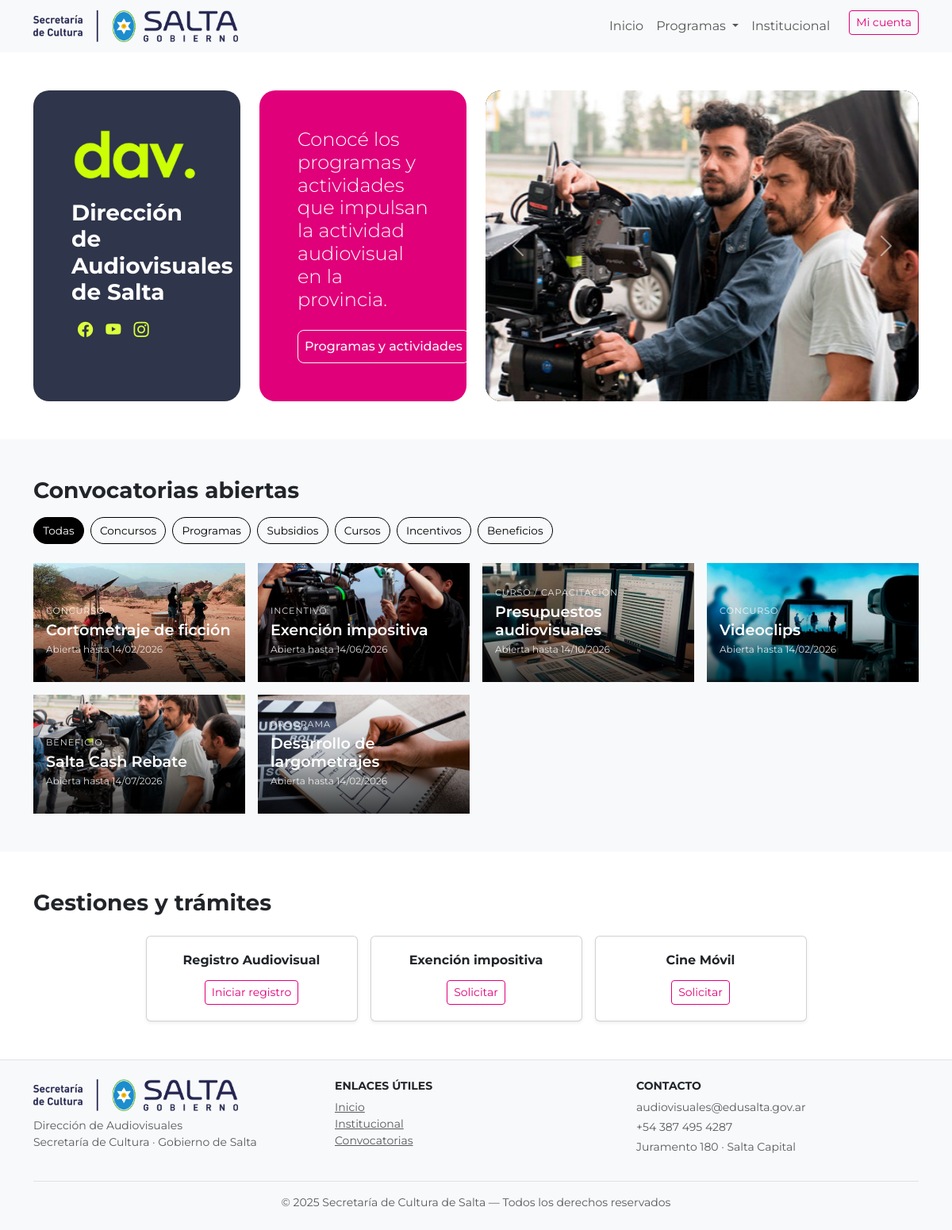
/, run on an earlier commit of the app's database.
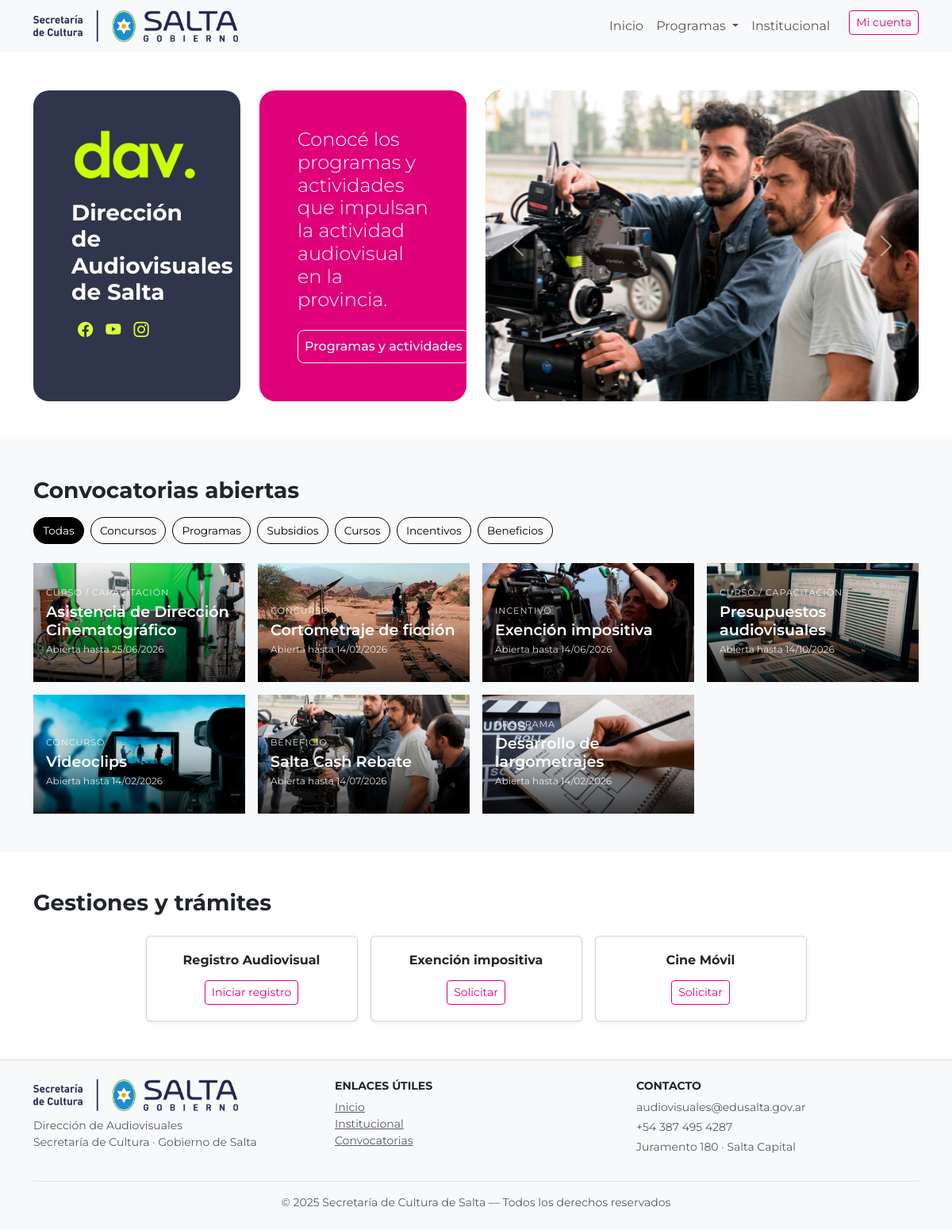
And on a later commit of the database.
### convocatorias/models.py (models this page shows, shortened)
class Convocatoria(models.Model):
    titulo = models.CharField(max_length=200)
    slug = models.SlugField(unique=True, blank=True)
    descripcion_corta = models.TextField(blank=True)
    descripcion_larga = models.TextField(blank=True)
    url_curso = models.URLField(
        "URL del curso asincrónico",
        blank=True,
        null=True,
        help_text="Solo completar si el curso es asincrónico."
    )
    categoria = models.CharField(max_length=20, choices=CATEGORIAS)
    tematica_genero = models.CharField(max_length=200, blank=True)
    linea = models.CharField(max_length=20, choices=LINEAS)
    requisitos = models.TextField(blank=True)
    beneficios = models.TextField(blank=True)
    bases_pdf = models.FileField(
        upload_to="convocatorias/bases/",
        blank=True,
        null=True
    )
    imagen = models.ImageField(
        upload_to="convocatorias/img/",
        blank=True,
        null=True
    )
    fecha_inicio = models.DateField()
    fecha_fin = models.DateField()
    bloque_personas = models.CharField(
        max_length=20,
        choices=BLOQUE_PERSONAS_TITULO,
        default="JURADO"
    )
    jurado1_nombre = models.CharField(max_length=200, blank=True)
    jurado1_foto = models.ImageField(upload_to="convocatorias/jurados/", blank=True, null=True)
    jurado1_bio = models.TextField(blank=True)
    jurado2_nombre = models.CharField(max_length=200, blank=True)
    jurado2_foto = models.ImageField(upload_to="convocatorias/jurados/", blank=True, null=True)
    jurado2_bio = models.TextField(blank=True)
    jurado3_nombre = models.CharField(max_length=200, blank=True)
    jurado3_foto = models.ImageField(upload_to="convocatorias/jurados/", blank=True, null=True)
    jurado3_bio = models.TextField(blank=True)
    orden = models.PositiveIntegerField(default=0)
    url_destino = models.CharField(max_length=300, blank=True)
    class Meta:
        ordering = ["orden", "-fecha_inicio"]

### sitio_publico/views.py (the view)
# urls.py: path("", views.inicio, name="inicio"),
def inicio(request):
    hoy = timezone.now().date()
    categoria = request.GET.get("categoria")
    convocatorias_vigentes = Convocatoria.objects.filter(
        fecha_inicio__lte=hoy,
        fecha_fin__gte=hoy,
    )
    if categoria:
        convocatorias_vigentes = convocatorias_vigentes.filter(
            categoria=categoria
        )
    return render(
        request,
        "sitio_publico/inicio.html",
        {
            "vigentes": convocatorias_vigentes
        }
    )

### sitio_publico/templates/sitio_publico/inicio.html (shortened to what this page needs)
{% extends "sitio_publico/base.html" %}
{% load static %}
{% block layout %}
<section class="hero-section py-5">
  <div class="container">
    <div class="row g-4">
      <div class="col-lg-3">
        <div class="hero-card-left p-4 p-lg-5 h-100">
          <img
            src="{% static 'sitio_publico/img/dav.png' %}"
            class="d-block w-100 hero-img2 mb-3"
            alt="Dirección de Audiovisuales de Salta"
          />
          <h3 class="fw-bold mb-3 text-white">
            Dirección de Audiovisuales de Salta
          </h3>
          <div class="redes mt-3">
            <a
              href="https://web.facebook.com/davsalta"
              target="_blank"
              rel="noopener noreferrer"
              class="mx-2 redes-icon"
              aria-label="Facebook"
            >
              <i class="bi bi-facebook"></i>
            </a>
            <a
              href="http://www.youtube.com/@Direcci%C3%B3ndeAudiovisualesSalta"
              target="_blank"
              rel="noopener noreferrer"
              class="mx-2 redes-icon"
              aria-label="YouTube"
            >
              <i class="bi bi-youtube"></i>
            </a>
            <a
              href="https://www.instagram.com/direccion.audiovisuales.salta"
              target="_blank"
              rel="noopener noreferrer"
              class="mx-2 redes-icon"
              aria-label="Instagram"
            >
              <i class="bi bi-instagram"></i>
            </a>
          </div>
        </div>
      </div>
      <div class="col-lg-3">
        <div class="hero-card-center p-4 p-lg-5 h-100 d-flex flex-column justify-content-between">
          <h4 class="fw-light text-white mb-4">
            Conocé los programas y actividades que impulsan la actividad
            audiovisual en la provincia.
          </h4>
          <div>
            <a
              href="{% url 'sitio_publico:programas' %}"
              class="btn btn-outline-light btn-lg boton-programa"
            >
              Programas y actividades
            </a>
          </div>
        </div>
      </div>
      <div class="col-lg-6">
        <div class="hero-card-right h-100">
          <div
            id="heroCarousel"
            class="carousel slide h-100"
            data-bs-ride="carousel"
          >
            <div class="carousel-inner h-100">
              <div class="carousel-item active h-100">
                <img
                  src="{% static 'sitio_publico/img/cash-rebate.jpg' %}"
                  class="d-block w-100 hero-img"
                  alt="Cash Rebate"
                />
              </div>
            </div>
            <button
              class="carousel-control-prev"
              type="button"
              data-bs-target="#heroCarousel"
              data-bs-slide="prev"
            >
              <span class="carousel-control-prev-icon"></span>
            </button>
            <button
              class="carousel-control-next"
              type="button"
              data-bs-target="#heroCarousel"
              data-bs-slide="next"
            >
              <span class="carousel-control-next-icon"></span>
            </button>
          </div>
        </div>
      </div>
    </div>
  </div>
</section>
<section class="py-5 bg-light">
  <div class="container">
    <h3 class="fw-bold mb-3">Convocatorias abiertas</h3>
    <div class="mb-4 d-flex flex-wrap gap-2 filtros-convocatorias">
      <a href="?" class="filtro {% if not request.GET.categoria %}active{% endif %}">Todas</a>
      <a href="?categoria=CONCURSO" class="filtro {% if request.GET.categoria == 'CONCURSO' %}active{% endif %}">Concursos</a>
      <a href="?categoria=PROGRAMA" class="filtro {% if request.GET.categoria == 'PROGRAMA' %}active{% endif %}">Programas</a>
      <a href="?categoria=SUBSIDIO" class="filtro {% if request.GET.categoria == 'SUBSIDIO' %}active{% endif %}">Subsidios</a>
      <a href="?categoria=CURSO" class="filtro {% if request.GET.categoria == 'CURSO' %}active{% endif %}">Cursos</a>
      <a href="?categoria=INCENTIVO" class="filtro {% if request.GET.categoria == 'INCENTIVO' %}active{% endif %}">Incentivos</a>
      <a href="?categoria=BENEFICIO" class="filtro {% if request.GET.categoria == 'BENEFICIO' %}active{% endif %}">Beneficios</a>
    </div>
    {% if vigentes %}
      <div class="row g-3">
        {% for c in vigentes %}
          <div class="col-md-6 col-lg-3">
            <a
              href="{% url 'convocatorias:convocatoria_detalle' c.slug %}"
              class="convocatoria-card-mubi"
            >
              {% if c.imagen %}
                <img src="{{ c.imagen.url }}" alt="{{ c.titulo }}">
              {% else %}
                <div class="convocatoria-placeholder"></div>
              {% endif %}
              <div class="overlay">
                <span class="categoria">{{ c.get_categoria_display }}</span>
                <h5 class="titulo">{{ c.titulo }}</h5>
                <p class="fecha">
                  Abierta hasta {{ c.fecha_fin|date:"d/m/Y" }}
                </p>
              </div>
            </a>
          </div>
        {% endfor %}
      </div>
    {% else %}
      <div class="alert alert-light border text-muted">
        No hay convocatorias abiertas en esta categoría en este momento.
      </div>
    {% endif %}
  </div>
</section>
<section class="py-5">
  <div class="container justify-content-center">
    <h3 class="fw-bold mb-4">Gestiones y trámites</h3>
    <div class="row g-3 justify-content-center">
      <div class="col-sm-6 col-lg-3">
        <div class="card h-100 text-center shadow-sm">
          <div class="card-body">
            <h6 class="fw-bold mb-3">Registro Audiovisual</h6>
            <a
              href="{% url 'registro_audiovisual:seleccionar_tipo_registro' %}"
              class="btn btn-outline-primary btn-sm"
            >
              Iniciar registro
            </a>
          </div>
        </div>
      </div>
      <div class="col-sm-6 col-lg-3">
        <div class="card h-100 text-center shadow-sm">
          <div class="card-body">
            <h6 class="fw-bold mb-3">Exención impositiva</h6>
            <a
              href="http://127.0.0.1:8000/convocatorias/exencion-impositiva/"
              class="btn btn-outline-primary btn-sm"
            >
              Solicitar
            </a>
          </div>
        </div>
      </div>
      <div class="col-sm-6 col-lg-3">
        <div class="card h-100 text-center shadow-sm">
          <div class="card-body">
            <h6 class="fw-bold mb-3">Cine Móvil</h6>
            <a href="https://docs.google.com/forms/d/1dUELTaF8F3UWd1FT9o-lvkoofWsxZ4aF2kbB8rCAAGo/edit" class="btn btn-outline-primary btn-sm">Solicitar</a>
          </div>
        </div>
      </div>
    </div>
  </div>
</section>
{% endblock %}

### sitio_publico/templates/sitio_publico/base.html (shortened to what this page needs)
<!DOCTYPE html>
<html lang="es">
  <head>
    {% load static %}
    <link
      href="https://cdn.jsdelivr.net/npm/bootstrap@5.3.2/dist/css/bootstrap.min.css"
      rel="stylesheet"
    />
    <link
      rel="stylesheet"
      href="https://cdn.jsdelivr.net/npm/bootstrap-icons@1.11.1/font/bootstrap-icons.css"
    />
    <link rel="stylesheet" href="{% static 'sitio_publico/css/bootstrap_personalizado.css' %}" />
    <link rel="stylesheet" href="{% static 'sitio_publico/css/main.css' %}" />
    <link rel="stylesheet" href="{% static 'sitio_publico/css/ui.css' %}" />
  </head>
  <body>
    <nav class="navbar navbar-expand-lg navbar-light bg-light">
      <div class="container">
        <a class="navbar-brand d-flex align-items-center" href="{% url 'sitio_publico:inicio' %}">
          <img
            src="{% static 'sitio_publico/img/SEC DE CULTURA - AZUL.png' %}"
            alt="Secretaría de Cultura, Gobierno de Salta"
            style="height: 40px"
          />
        </a>
        <div class="collapse navbar-collapse" id="navbarToggler">
          <ul class="navbar-nav ms-auto mb-2 mb-lg-0">
            <li class="nav-item">
              <a class="nav-link" href="{% url 'sitio_publico:inicio' %}">Inicio</a>
            </li>
            <li class="nav-item dropdown">
              <a
                class="nav-link dropdown-toggle"
                href="#"
                role="button"
                data-bs-toggle="dropdown"
                aria-expanded="false"
              >
                Programas
              </a>
            </li>
            <li class="nav-item">
              <a class="nav-link" href="{% url 'sitio_publico:institucional' %}">
                Institucional
              </a>
            </li>
            {% if user.is_authenticated %}
              <li class="nav-item ms-3">
                <a class="btn btn-primary btn-sm" href="{% url 'usuarios:redireccion_post_login' %}">
                  Mi cuenta
                </a>
              </li>
              <li class="nav-item ms-2">
                <a class="btn btn-outline-primary btn-sm" href="{% url 'usuarios:logout' %}">
                  Salir
                </a>
              </li>
            {% else %}
              <li class="nav-item ms-3">
                <a class="btn btn-outline-primary btn-sm" href="{% url 'usuarios:redireccion_post_login' %}">
                  Mi cuenta
                </a>
              </li>
            {% endif %}
          </ul>
        </div>
      </div>
    </nav>
    {% block layout %}{% endblock %}
    <footer class="footer mt-auto py-4 bg-light border-top">
      <div class="container">
        <div class="row">
          <div class="col-md-4 mb-3">
            <img src="{% static 'sitio_publico/img/SEC DE CULTURA - AZUL.png' %}" style="height: 40px" />
            <p class="small text-muted mt-2">
              Dirección de Audiovisuales<br />
              Secretaría de Cultura · Gobierno de Salta
            </p>
          </div>
          <div class="col-md-4 mb-3">
            <h6 class="text-uppercase fw-bold small">Enlaces útiles</h6>
            <ul class="list-unstyled small">
              <li><a href="{% url 'sitio_publico:inicio' %}" class="text-muted">Inicio</a></li>
              <li><a href="{% url 'sitio_publico:institucional' %}" class="text-muted">Institucional</a></li>
              <li><a href="{% url 'convocatorias:convocatorias_home' %}" class="text-muted">Convocatorias</a></li>
            </ul>
          </div>
          <div class="col-md-4 mb-3">
            <h6 class="text-uppercase fw-bold small">Contacto</h6>
            <p class="small text-muted mb-1">audiovisuales@edusalta.gov.ar</p>
            <p class="small text-muted mb-1">+54 387 495 4287</p>
            <p class="small text-muted">Juramento 180 · Salta Capital</p>
          </div>
        </div>
        <div class="text-center pt-3 border-top small text-muted">
          © {% now "Y" %} Secretaría de Cultura de Salta — Todos los derechos reservados
        </div>
      </div>
    </footer>
  </body>
</html>

### sitio_publico/static/sitio_publico/css/main.css (style rules this page uses)
html, body { font-family: 'Montserrat', sans-serif; }
.hero-card-left, .hero-card-center, .hero-card-right { border-radius: 20px; overflow: hidden; }
.hero-card-right { height: 350px; background: #000; }
.hero-card-left { background: #2f354a; color: #fff; }
.hero-card-center { background: var(--bs-primary); color: #fff; }
#heroCarousel, #heroCarousel .carousel-inner, #heroCarousel .carousel-item { height: 100%; }
#heroCarousel .carousel-item img { width: 100%; height: 100%; object-fit: cover; display: block; }
.hero-img2 { max-width: 180px; margin-bottom: 10px; object-fit: cover; }
.boton-programa { white-space: nowrap; font-weight: 500; font-size: medium; padding: 0.5rem; }
.redes { display: flex; align-items: center; }
.redes-icon i { font-size: 1.2rem; color: #dbff3d; transition: color 0.2s ease; }
.card-body { padding: 20px; }
.filtros-convocatorias .filtro { text-decoration: none; font-size: 0.85rem; padding: 0.35rem 0.7rem; border-radius: 999px; border: 1px solid #000; color: #000; transition: all 0.2s ease; }
.filtros-convocatorias .filtro:hover, .filtros-convocatorias .filtro.active { background: #000; color: #fff; }
.convocatoria-card-mubi { position: relative; display: block; overflow: hidden; text-decoration: none; color: #fff; }
.convocatoria-card-mubi img, .convocatoria-placeholder { width: 100%; aspect-ratio: 16 / 9; object-fit: cover; display: block; background: #444; }
.convocatoria-card-mubi .overlay { position: absolute; inset: 0; padding: 1rem; display: flex; flex-direction: column; justify-content: flex-end; background: linear-gradient(to top, rgba(0, 0, 0, 0.75), rgba(0, 0, 0, 0.2), transparent); }
.convocatoria-card-mubi .categoria { font-size: 0.7rem; text-transform: uppercase; letter-spacing: 0.08em; opacity: 0.85; }
.convocatoria-card-mubi .titulo { font-size: 1.2rem; font-weight: 600; margin: 0.25rem 0; line-height: 1.2; }
.convocatoria-card-mubi .fecha { font-size: 0.75rem; opacity: 0.85; }
.convocatoria-card-mubi img { transition: transform 0.4s ease; }

What changed in the data, as far as the page shows it:
added Convocatoria: imagen (picture), categoria "CURSO / CAPACITACIÓN", titulo "Asistencia de Dirección Cinematográfico", fecha_fin "25/06/2026"
